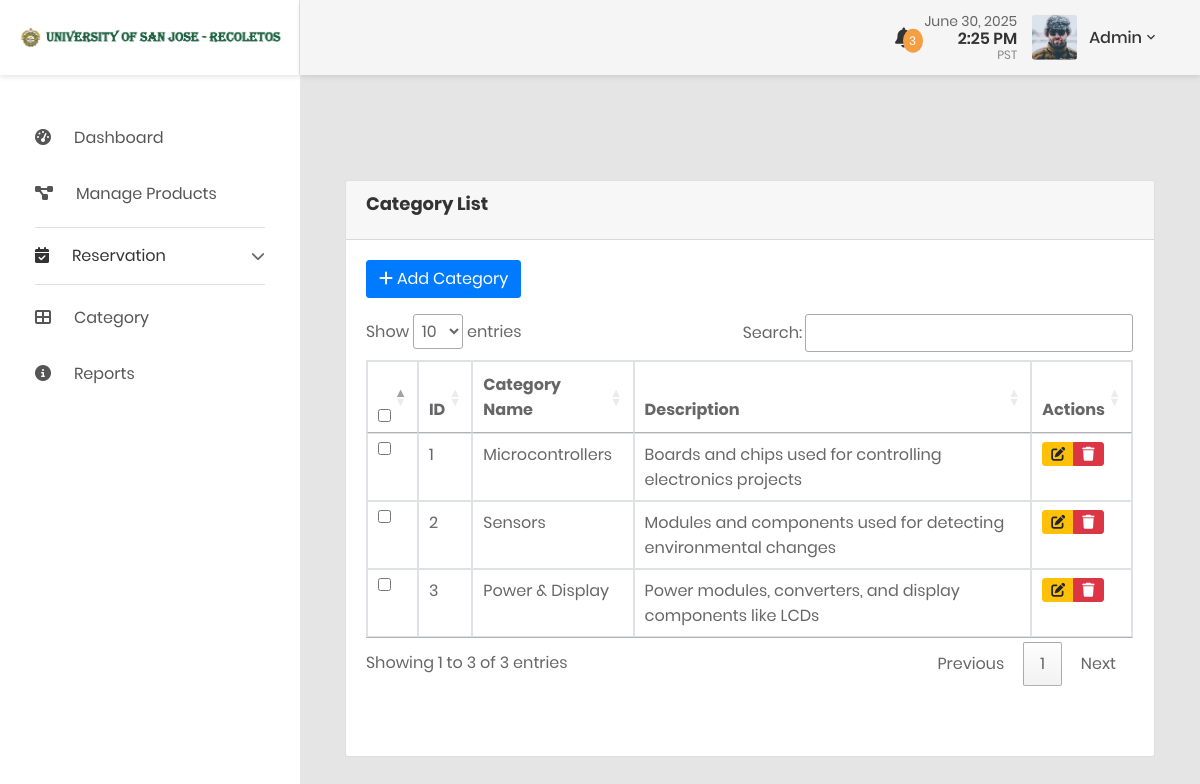
The app's page /category.php with its own data.
### tables this page shows
CREATE TABLE `category` (
  `category_id` int(11) NOT NULL,
  `category_name` varchar(100) NOT NULL,
  `category_description` text DEFAULT NULL
);

### category.php (the view, shortened to what this page needs)
<?php
$isAjax = !empty($_SERVER['HTTP_X_REQUESTED_WITH']) &&
          strtolower($_SERVER['HTTP_X_REQUESTED_WITH']) == 'xmlhttprequest';
if (!$isAjax) {
    include 'index/header.php';
    include 'index/navigation.php';
}
include 'config.php';
?>
<!DOCTYPE html>
<html lang="en">
<head>
    <link href="vendor/bootstrap-4.1/bootstrap.min.css" rel="stylesheet">
    <link href="css/theme.css" rel="stylesheet">
    <link rel="stylesheet" href="https://cdn.datatables.net/1.11.5/css/jquery.dataTables.min.css">
    <link rel="stylesheet" href="https://cdn.jsdelivr.net/npm/sweetalert2@11/dist/sweetalert2.min.css">
</head>
<body>
    <div class="page-container">
        <div class="main-content">
            <div class="section__content section__content--p30">
                <div class="container-fluid">
                    <div class="card">
                        <div class="card-header">
                            <h4 class="card-title">Category List</h4>
                        </div>
                        <div class="card-body">
                            <div class="mb-3 action-buttons">
                                <button class="btn btn-primary" data-toggle="modal" data-target="#addCategoryModal">
                                    <i class="fas fa-plus"></i> Add Category
                                </button>
                            </div>
                            <div class="table-responsive m-b-50">
                                <table class="table table-bordered" id="categoryTable">
                                    <thead>
                                        <tr>
                                            <th><input type="checkbox" id="selectAllCategories"></th>
                                            <th>ID</th>
                                            <th>Category Name</th>
                                            <th>Description</th>
                                            <th>Actions</th>
                                        </tr>
                                    </thead>
                                    <tbody>
                                    <?php
                                    $query = "SELECT * FROM category ORDER BY category_id ASC";
                                    $result = mysqli_query($conn, $query);
                                    while ($row = mysqli_fetch_assoc($result)) {
                                        echo "<tr>
                                        <td><input type='checkbox' class='category-row-checkbox' value='{$row['category_id']}'></td>
                                        <td>{$row['category_id']}</td>
                                        <td>{$row['category_name']}</td>
                                        <td>{$row['category_description']}</td>
                                        <td>
                                            <div class='btn-group' role='group'>
                                                <button class='btn btn-warning btn-sm editBtn' data-toggle='modal'
                                                    data-target='#editCategoryModal'
                                                    data-id='{$row['category_id']}'
                                                    data-category_name='{$row['category_name']}'
                                                    data-category_description='{$row['category_description']}'>
                                                   <i class='fas fa-edit'></i>
                                                </button>
                                                <button class='btn btn-danger btn-sm deleteBtn' data-id='{$row['category_id']}'>
                                                    <i class='fas fa-trash'></i>
                                                </button>
                                            </div>
                                        </td>
                                        </tr>";
                                    }
                                    ?>
                                    </tbody>
                                </table>
                            </div>
                        </div>
                    </div>
                </div>
            </div>
        </div>
    </div>
</body>
</html>

### records on screen
category: category_id "1", category_name "Microcontrollers", category_description "Boards and chips used for controlling electronics projects"
category: category_id "2", category_name "Sensors", category_description "Modules and components used for detecting environmental changes"
category: category_id "3", category_name "Power & Display", category_description "Power modules, converters, and display components like LCDs"

### other values on screen
$unreadCount "3"
$user_name "Admin"
